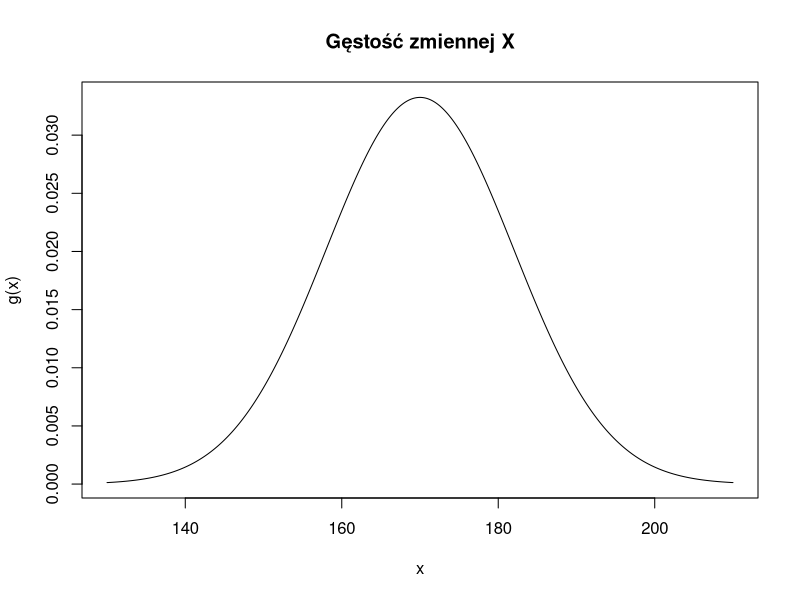

R code for this plot:
# Zmienna X ma rozkład jednostajny na przedziale [4; 12]
# i) P(X < 7)
p1 <- punif(7, min = 4, max = 12)
print(paste("P(X < 7):", p1))

# ii) P(5 < X < 11)
p2 <- punif(11, min = 4, max = 12) - punif(5, min = 4, max = 12)
print(paste("P(5 < X < 11):", p2))

# iii) P(X > 10)
p3 <- 1 - punif(10, min = 4, max = 12)
print(paste("P(X > 10):", p3))

# iv) Wyznaczyć x taki, że P(X > x) = 0.6
x <- qunif(0.4, min = 4, max = 12)
print(paste("x taki, że P(X > x) = 0.6:", x))

# Telefony przychodzą do pewnej centrali losowo z stałą intensywnością 4 na minutę
lambda <- 4
# T jest czasem między dwoma telefonami, czyli ma rozkład wykładniczy z parametrem lambda

# P(T > 30s)
p4 <- pexp(30 / 60, rate = lambda, lower.tail = FALSE)
print(paste("P(T > 30s):", p4))

# P(T < 20s)
p5 <- pexp(20 / 60, rate = lambda)
print(paste("P(T < 20s):", p5))

# P(40s < T < 80s)
p6 <- pexp(80 / 60, rate = lambda) - pexp(40 / 60, rate = lambda)
print(paste("P(40s < T < 80s):", p6))

# Wyznaczyć czas t taki, że P(T > t) = 0.2
t <- qexp(0.2, rate = lambda, lower.tail = FALSE)
print(paste("t taki, że P(T > t) = 0.2:", t))

# Narysować wykres gęstości zmiennej T na przedziale 0 ≤ t ≤ 3
t_values <- seq(0, 3, by = 0.01)
gestosc_T <- dexp(t_values, rate = lambda)
# plot(t_values, gestosc_T, type = "l", main = "Gęstość zmiennej T", xlab = "t", ylab = "g(t)")

# Czas do pierwszej usterki ma rozkład wykładniczy z parametrem intensywności 1 / 3
lambda2 <- 1 / 3

# P(T > 2 lata)
p7 <- pexp(2, rate = lambda2, lower.tail = FALSE)
print(paste("P(T > 2 lata):", p7))

# P(T < 4 lata)
p8 <- pexp(4, rate = lambda2)
print(paste("P(T < 4 lata):", p8))

# P(3 < T < 5 lat)
p9 <- pexp(5, rate = lambda2) - pexp(3, rate = lambda2)
print(paste("P(3 < T < 5 lat):", p9))

# Wyznaczyć czas t taki, że P(T < t) = 0.4
t2 <- qexp(0.4, rate = lambda2)
print(paste("t taki, że P(T < t) = 0.4:", t2))

# Wzrost studentów X ma rozkład normalny z wartością oczekiwaną 170cm i odchyleniem standardowym 12cm
mean_X <- 170
sd_X <- 12

# P(X > 180)
p10 <- pnorm(180, mean = mean_X, sd = sd_X, lower.tail = FALSE)
print(paste("P(X > 180):", p10))

# P(X < 165)
p11 <- pnorm(165, mean = mean_X, sd = sd_X)
print(paste("P(X < 165):", p11))

# P(155 < X < 190)
p12 <- pnorm(190, mean = mean_X, sd = sd_X) - pnorm(155, mean = mean_X, sd = sd_X)
print(paste("P(155 < X < 190):", p12))

# Narysować wykres gęstości zmiennej X na przedziale 130 ≤ x ≤ 210
x_values <- seq(130, 210, by = 0.01)
density_X <- dnorm(x_values, mean = mean_X, sd = sd_X)
plot(x_values, density_X, type = "l", main = "Gęstość zmiennej X", xlab = "x", ylab = "g(x)")
